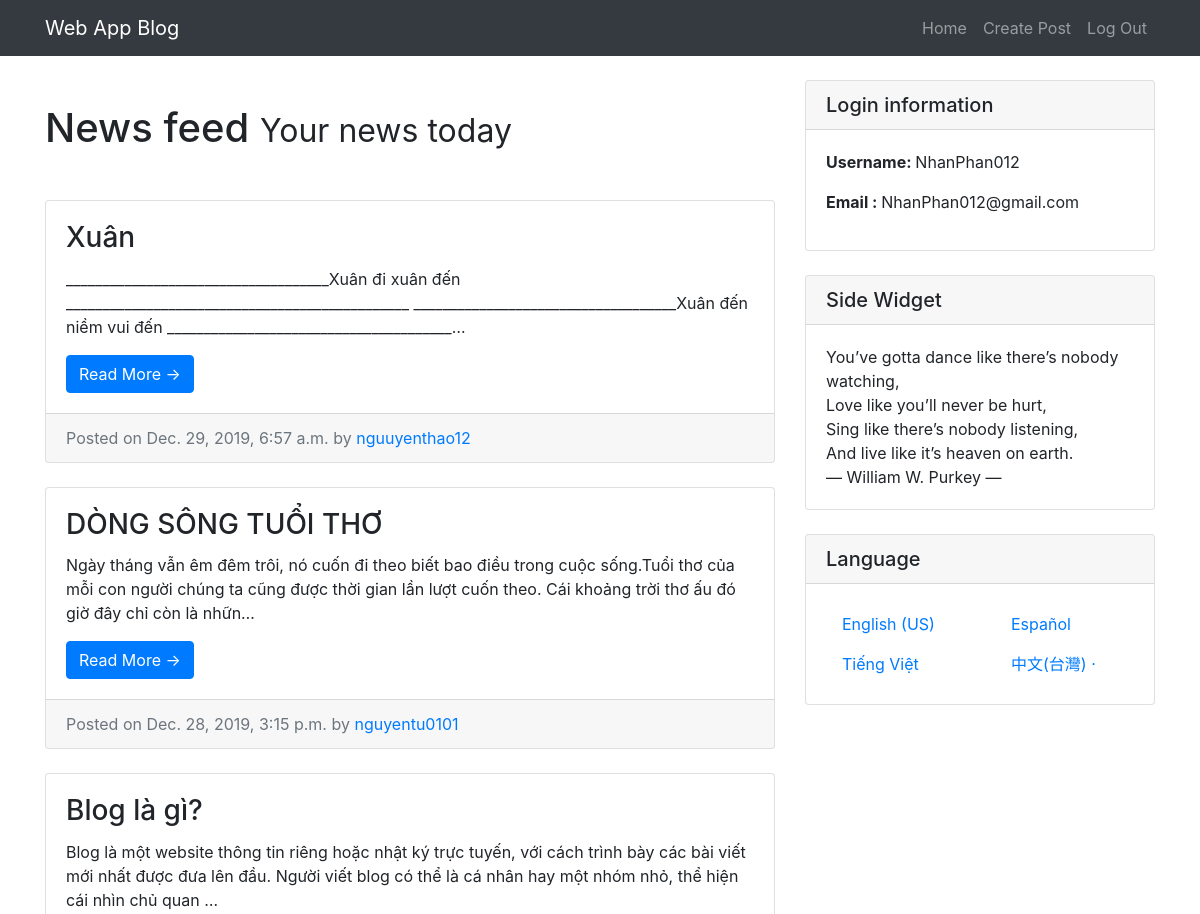
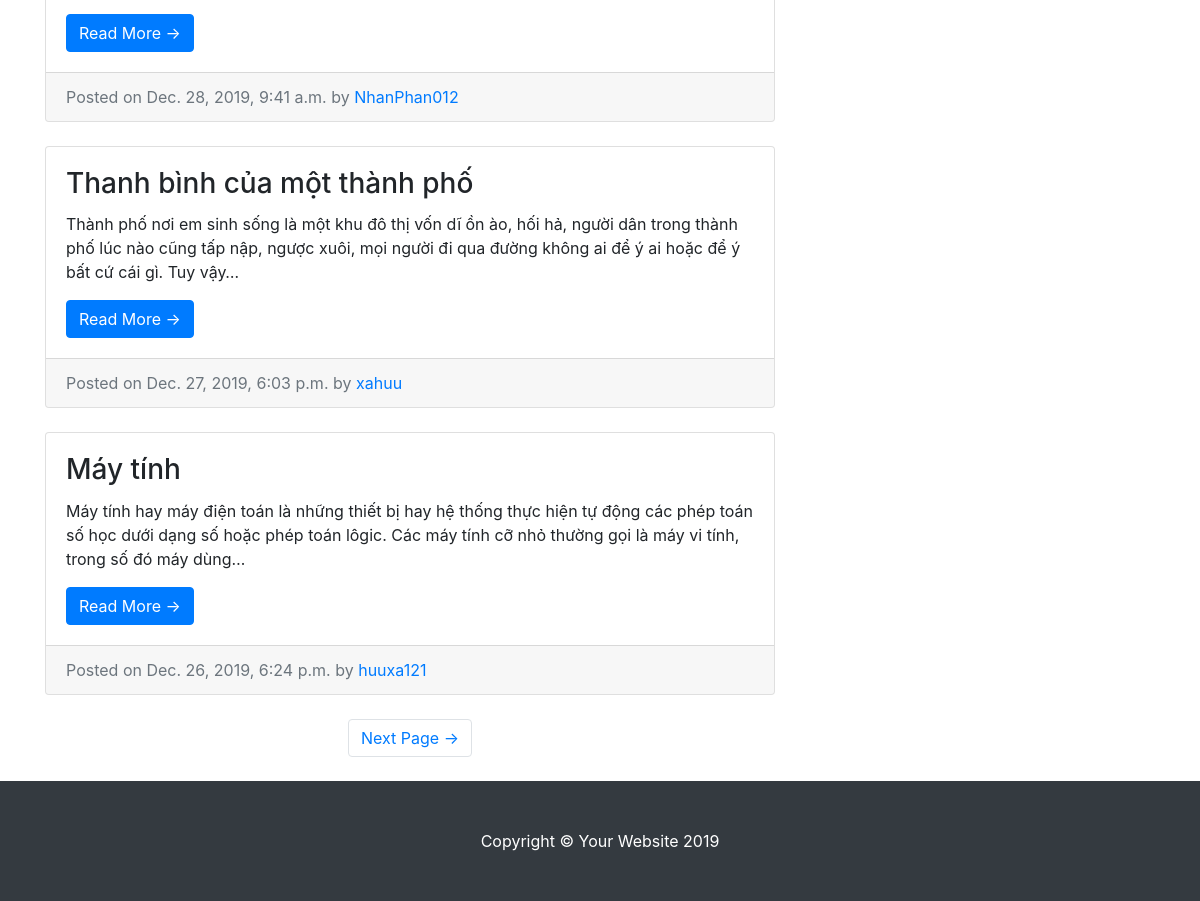
Screenshot of / (signed in) with the database file from the repository (2 pictures, top to bottom).
### entries/models.py (models this page shows, shortened)
class Entry(models.Model):
    entry_title = models.CharField(max_length=50)
    entry_text = models.TextField()
    entry_date = models.DateTimeField(auto_now_add=True)
    entry_author = models.ForeignKey(User, on_delete =  models.CASCADE)
    class Meta:
        verbose_name_plural = "entries"

### entries/views.py (the view)
# urls.py: path('', HomeView.as_view(), name= 'blog_home'),
class HomeView(LoginRequiredMixin, ListView):
    model= Entry
    template_name = 'entries/index.html'
    context_object_name =  "blog_entries"
    ordering = ['-entry_date']
    paginate_by = 5

### entries/templates/entries/index.html (shortened to what this page needs)
{% extends "entries/base.html" %}
    {% block content %}
      <div class="col-md-8">
        <h1 class="my-5">News feed
          <small>Your news today</small>
        </h1>
       {% for entry  in blog_entries%}
        <div class="card mb-4">
          <div class="card-body">
            <h3 class="card-title">{{entry.entry_title}}</h3>
            <p class="card-text">{{entry.entry_text|truncatechars:200}}</p>
            <a href="{% url 'entry-detail' entry.pk %}" class="btn btn-primary">Read More &rarr;</a>
          </div>
          <div class="card-footer text-muted">
            Posted on {{entry.entry_date}} by
            <a href="#">{{entry.entry_author}}</a>
          </div>
        </div>
        {% endfor %}
        {%if is_paginated%}
        <ul class="pagination justify-content-center mb-4">
          {%if page_obj.has_next %}
          <li class="page-item">
            <a class="page-link" href="?page={{page_obj.next_page_number}}">Next Page &rarr;</a>
          </li>
          {%endif%}
        </ul>
        {%endif%}
      </div>
    {% endblock %}

### entries/templates/entries/base.html (shortened to what this page needs)
{%load static%}
<!DOCTYPE html>
<html lang="en">
<head>
  <link rel="stylesheet" href="https://cdnjs.cloudflare.com/ajax/libs/font-awesome/4.7.0/css/font-awesome.min.css">
  <link href="{% static 'entries/vendor/bootstrap/css/bootstrap.min.css'%}" rel="stylesheet">
  <link href="{% static 'entries/css/blog-home.css'%}" rel="stylesheet">
</head>
<body>
  <nav class="navbar navbar-expand-lg navbar-dark bg-dark fixed-top">
    <div class="container">
      <a class="navbar-brand" href="{% url 'blog_home'%}">Web App Blog</a>
      <div class="collapse navbar-collapse" id="navbarResponsive">
        <ul class="navbar-nav ml-auto">
          <li class="nav-item">
            <a class="nav-link" href="{% url 'blog_home'%}">Home</a>
          </li>
          <li class="nav-item">
            <a class="nav-link" href="{% url 'create_entry'%}">Create Post</a>
          </li>
          <li class="nav-item">
            <a class="nav-link" href="{%url 'logout'%}">Log Out</a>
          </li>
        </ul>
      </div>
    </div>
  </nav>
  <div class="container">
    <div class="row">
        {% block content %}
        {% endblock %}
      <div class="col-md-4">
        <div class="card my-4">
          <h5 class="card-header">Login information</h5>
          <div class="card-body">
            <div class="list-unstyled mb-8">
                <li>
                  <p><strong>Username: </strong>{{user.username}}</p>
                </li>
                <li>
                  <p><strong>Email : </strong>{{user.email}}</p>
                </li>
            </div>
          </div>
        </div>
        <div class="card my-4">
          <h5 class="card-header">Side Widget</h5>
          <div class="card-body">
          <div>You’ve gotta dance like there’s nobody watching,</div>
          <div>Love like you’ll never be hurt,</div>
          <div>Sing like there’s nobody listening,</div>
          <div>And live like it’s heaven on earth. </div>
            ― William W. Purkey ―
          </div>
        </div>
        <div class="card my-4">
          <h5 class="card-header">Language</h5>
          <div class="card-body">
            <div class="row">
              <div class="col-lg-6">
                <ul class="list-unstyled mb-0">
                  <li class="nav-item">
                    <a class="nav-link" href="#"> English (US)</a>
                  </li>
                  <li class="nav-item">
                    <a class="nav-link" href="#">Tiếng Việt </a>
                  </li>
                </ul>
              </div>
              <div class="col-lg-6">
                <ul class="list-unstyled mb-0">
                  <li class="nav-item">
                    <a class="nav-link" href="#">Español</a>
                  </li>
                  <li class="nav-item">
                    <a class="nav-link" href="#"> 中文(台灣) ·</a>
                  </li>
                </ul>
              </div>
            </div>
          </div>
        </div>
      </div>
    </div>
  </div>
  <footer class="py-5 bg-dark">
    <div class="container">
      <p class="m-0 text-center text-white">Copyright &copy; Your Website 2019</p>
    </div>
  </footer>
</body>
</html>

### entries/static/entries/css/blog-home.css (style rules this page uses)
body { padding-top: 56px; }

### rows the page displays
Entry: entry_title "Xuân", entry_text "____________________________________Xuân đi xuân đến _______________________________________________ ____________________________________Xuân đến niềm vui đến _______________________________________…", entry_date "Dec. 29, 2019, 6:57 a.m.", entry_author "nguuyenthao12"
Entry: entry_title "DÒNG SÔNG TUỔI THƠ", entry_text "Ngày tháng vẫn êm đêm trôi, nó cuốn đi theo biết bao điều trong cuộc sống.Tuổi thơ của mỗi con người chúng ta cũng được thời gian lần lượt cuốn theo. Cái khoảng trời thơ ấu đó giờ đây chỉ còn là nhữn…", entry_date "Dec. 28, 2019, 3:15 p.m.", entry_author "nguyentu0101"
Entry: entry_title "Blog là gì?", entry_text "Blog là một website thông tin riêng hoặc nhật ký trực tuyến, với cách trình bày các bài viết mới nhất được đưa lên đầu. Người viết blog có thể là cá nhân hay một nhóm nhỏ, thể hiện cái nhìn chủ quan …", entry_date "Dec. 28, 2019, 9:41 a.m.", entry_author "NhanPhan012"
Entry: entry_title "Thanh bình của một thành phố", entry_text "Thành phố nơi em sinh sống là một khu đô thị vốn dĩ ồn ào, hối hả, người dân trong thành phố lúc nào cũng tấp nập, ngược xuôi, mọi người đi qua đường không ai để ý ai hoặc để ý bất cứ cái gì. Tuy vậy…", entry_date "Dec. 27, 2019, 6:03 p.m.", entry_author "xahuu"
Entry: entry_title "Máy tính", entry_text "Máy tính hay máy điện toán là những thiết bị hay hệ thống thực hiện tự động các phép toán số học dưới dạng số hoặc phép toán lôgic. Các máy tính cỡ nhỏ thường gọi là máy vi tính, trong số đó máy dùng…", entry_date "Dec. 26, 2019, 6:24 p.m.", entry_author "huuxa121"

### other values shown
{{ user.username }} "NhanPhan012"
{{ user.email }} "NhanPhan012@gmail.com"
